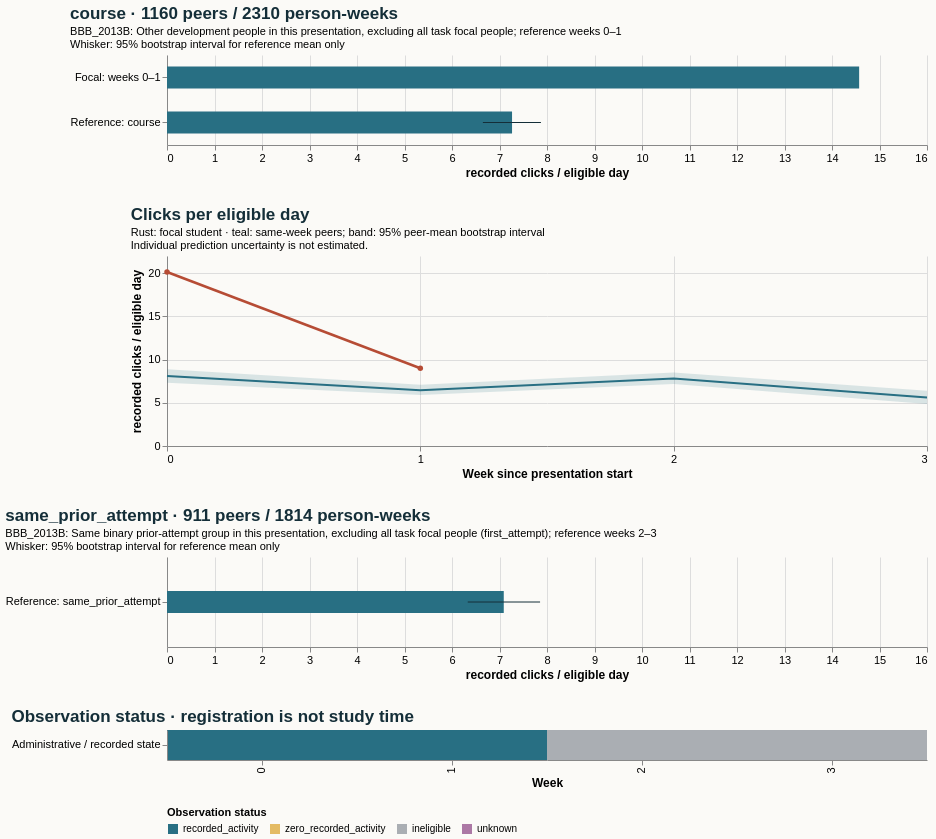

Vega-Lite specification stored for this chart:
### Vega-Lite specification from a JSON file in a GitHub repository (floating-point values rounded to 4 significant figures)
{"$schema": "https://vega.github.io/schema/vega-lite/v5.20.1.json", "config": {"axis": {"labelFontSize": 11, "titleFontSize": 12}, "background": "#fbfaf7", "font": "sans-serif", "title": {"anchor": "start", "color": "#142e38", "fontSize": 17, "subtitleFontSize": 11}, "view": {"continuousHeight": 300, "continuousWidth": 300, "stroke": null}}, "datasets": {"data-2e83ccb0d36b97476c9042c04a90dd31": [{"hi": null, "lo": null, "series": "Focal: weeks 0–1", "value": 14.57}, {"hi": 7.872, "lo": 6.65, "series": "Reference: course", "value": 7.264}], "data-46aa9daebc39d02a70b25571e6f2ed9a": [{"end_day": 6, "focal_value": 20.14, "peer_ci_high": 8.893, "peer_ci_low": 7.338, "peer_mean": 8.1, "peer_observations": 1159, "peer_people": 1159, "reference": "course", "unit": "recorded clicks / eligible day", "week": 0}, {"end_day": 13, "focal_value": 9.0, "peer_ci_high": 7.094, "peer_ci_low": 5.897, "peer_mean": 6.456, "peer_observations": 1151, "peer_people": 1151, "reference": "course", "unit": "recorded clicks / eligible day", "week": 1}, {"end_day": 20, "focal_value": null, "peer_ci_high": 8.507, "peer_ci_low": 7.174, "peer_mean": 7.819, "peer_observations": 1133, "peer_people": 1133, "reference": "course", "unit": "recorded clicks / eligible day", "week": 2}, {"end_day": 27, "focal_value": null, "peer_ci_high": 6.405, "peer_ci_low": 4.871, "peer_mean": 5.608, "peer_observations": 1125, "peer_people": 1125, "reference": "course", "unit": "recorded clicks / eligible day", "week": 3}], "data-c5d05dce8f84ff547e85fb68cef7a982": [{"hi": null, "lo": null, "series": "Focal: weeks 2–3", "value": null}, {"hi": 7.854, "lo": 6.331, "series": "Reference: same_prior_attempt", "value": 7.09}], "data-d9470cf97052e907c61771c72109d155": [{"eligible_days": 7.0, "end_day": 6, "logging_completeness": "unknown", "observation_status": "recorded_activity", "row": "Administrative / recorded state", "score_status": "withheld_release_time_unknown", "start_day": 0, "value": 20.14, "week": 0}, {"eligible_days": 4.0, "end_day": 13, "logging_completeness": "unknown", "observation_status": "recorded_activity", "row": "Administrative / recorded state", "score_status": "withheld_release_time_unknown", "start_day": 7, "value": 9.0, "week": 1}, {"eligible_days": 0.0, "end_day": 20, "logging_completeness": "unknown", "observation_status": "ineligible", "row": "Administrative / recorded state", "score_status": "withheld_release_time_unknown", "start_day": 14, "value": null, "week": 2}, {"eligible_days": 0.0, "end_day": 27, "logging_completeness": "unknown", "observation_status": "ineligible", "row": "Administrative / recorded state", "score_status": "withheld_release_time_unknown", "start_day": 21, "value": null, "week": 3}]}, "resolve": {"scale": {"color": "independent"}}, "spacing": 28, "vconcat": [{"data": {"name": "data-2e83ccb0d36b97476c9042c04a90dd31"}, "height": 90, "layer": [{"encoding": {"x": {"field": "value", "scale": {"domain": [0, 15.3], "zero": true}, "title": "recorded clicks / eligible day", "type": "quantitative"}, "y": {"field": "series", "sort": null, "title": null, "type": "nominal"}}, "mark": {"color": "#286f83", "size": 22, "type": "bar"}}, {"encoding": {"x": {"field": "lo", "type": "quantitative"}, "x2": {"field": "hi"}, "y": {"field": "series", "sort": null, "title": null, "type": "nominal"}}, "mark": {"color": "#142e38", "type": "rule"}}], "title": {"subtitle": ["BBB_2013B: Other development people in this presentation, excluding all task focal people; reference weeks 0–1", "Whisker: 95% bootstrap interval for reference mean only"], "text": "course · 1160 peers / 2310 person-weeks"}, "width": 760}, {"data": {"name": "data-46aa9daebc39d02a70b25571e6f2ed9a"}, "height": 190, "layer": [{"encoding": {"x": {"axis": {"tickMinStep": 1}, "field": "week", "title": "Week since presentation start", "type": "quantitative"}, "y": {"field": "peer_ci_low", "scale": {"zero": true}, "title": "recorded clicks / eligible day", "type": "quantitative"}, "y2": {"field": "peer_ci_high"}}, "mark": {"color": "#286f83", "opacity": 0.16, "type": "area"}}, {"encoding": {"tooltip": [{"field": "week", "type": "quantitative"}, {"field": "peer_mean", "type": "quantitative"}, {"field": "peer_people", "type": "quantitative"}, {"field": "peer_observations", "type": "quantitative"}], "x": {"field": "week", "type": "quantitative"}, "y": {"field": "peer_mean", "type": "quantitative"}}, "mark": {"color": "#286f83", "strokeWidth": 2, "type": "line"}}, {"encoding": {"tooltip": [{"field": "week", "type": "quantitative"}, {"field": "focal_value", "type": "quantitative"}], "x": {"field": "week", "type": "quantitative"}, "y": {"field": "focal_value", "type": "quantitative"}}, "mark": {"color": "#b64c35", "point": {"color": "#b64c35"}, "strokeWidth": 2.5, "type": "line"}}], "title": {"subtitle": ["Rust: focal student · teal: same-week peers; band: 95% peer-mean bootstrap interval", "Individual prediction uncertainty is not estimated."], "text": "Clicks per eligible day"}, "width": 760}, {"data": {"name": "data-c5d05dce8f84ff547e85fb68cef7a982"}, "height": 90, "layer": [{"encoding": {"x": {"field": "value", "scale": {"domain": [0, 15.3], "zero": true}, "title": "recorded clicks / eligible day", "type": "quantitative"}, "y": {"field": "series", "sort": null, "title": null, "type": "nominal"}}, "mark": {"color": "#286f83", "size": 22, "type": "bar"}}, {"encoding": {"x": {"field": "lo", "type": "quantitative"}, "x2": {"field": "hi"}, "y": {"field": "series", "sort": null, "title": null, "type": "nominal"}}, "mark": {"color": "#142e38", "type": "rule"}}], "title": {"subtitle": ["BBB_2013B: Same binary prior-attempt group in this presentation, excluding all task focal people (first_attempt); reference weeks 2–3", "Whisker: 95% bootstrap interval for reference mean only"], "text": "same_prior_attempt · 911 peers / 1814 person-weeks"}, "width": 760}, {"data": {"name": "data-d9470cf97052e907c61771c72109d155"}, "encoding": {"color": {"field": "observation_status", "legend": {"labelLimit": 260, "orient": "bottom"}, "scale": {"domain": ["recorded_activity", "zero_recorded_activity", "ineligible", "unknown"], "range": ["#286f83", "#e4bb64", "#aaaeb3", "#ac78a5"]}, "title": "Observation status", "type": "nominal"}, "tooltip": [{"field": "week", "type": "quantitative"}, {"field": "eligible_days", "type": "quantitative"}, {"field": "observation_status", "type": "nominal"}, {"field": "logging_completeness", "type": "nominal"}], "x": {"field": "week", "title": "Week", "type": "ordinal"}, "y": {"field": "row", "title": null, "type": "nominal"}}, "height": 30, "mark": {"type": "rect"}, "title": "Observation status · registration is not study time", "width": 760}]}
